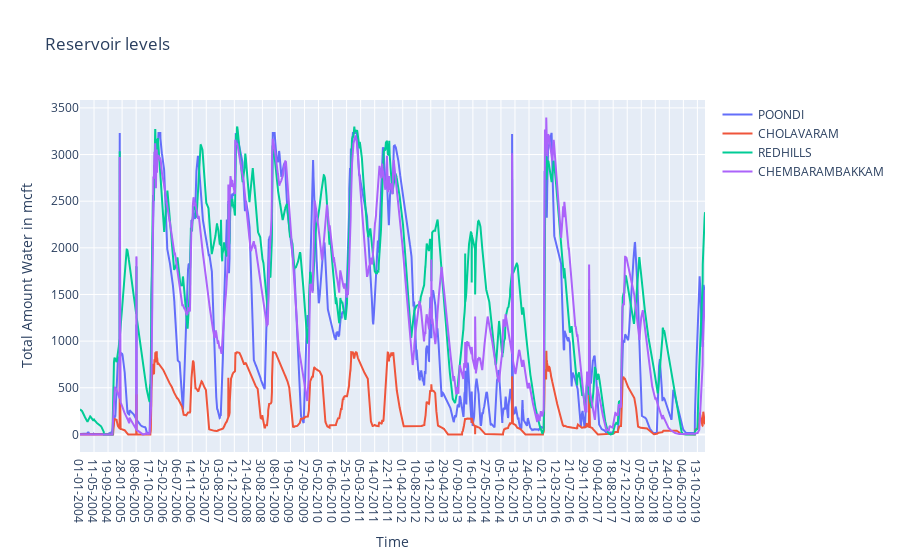

The code cell stored with this chart in its notebook:
### Code cell
data=[]

for i in ['POONDI', 'CHOLAVARAM', 'REDHILLS', 'CHEMBARAMBAKKAM']:
    trace = go.Scatter(
        x = res_levels.Date,
        y = res_levels.loc[:,i],
        name = i,
        mode = 'lines'
    )
    data.append(trace)

fig = go.Figure(data = data, layout = layout)
py.offline.iplot(fig)
layout = go.Layout(title = 'Total Reservoir levels in all combined',xaxis = dict(title='Time'), yaxis = dict(title='Total Amount Water in mcft'))

### Figure 1 — Plotly figure (JSON) as saved in the notebook; plotly's stock layout.template omitted (floating-point values rounded to 4 significant figures; data arrays with more than 128 entries replaced by an {"elided": "..."} marker saying what was removed)
{"data": [{"mode": "lines", "name": "POONDI", "type": "scatter", "x": {"elided": "5836 str values"}, "y": {"elided": "5836 float values"}}, {"mode": "lines", "name": "CHOLAVARAM", "type": "scatter", "x": {"elided": "5836 str values"}, "y": {"elided": "5836 float values"}}, {"mode": "lines", "name": "REDHILLS", "type": "scatter", "x": {"elided": "5836 str values"}, "y": {"elided": "5836 float values"}}, {"mode": "lines", "name": "CHEMBARAMBAKKAM", "type": "scatter", "x": {"elided": "5836 str values"}, "y": {"elided": "5836 float values"}}], "layout": {"title": {"text": "Reservoir levels"}, "xaxis": {"title": {"text": "Time"}}, "yaxis": {"title": {"text": "Total Amount Water in mcft"}}}}
